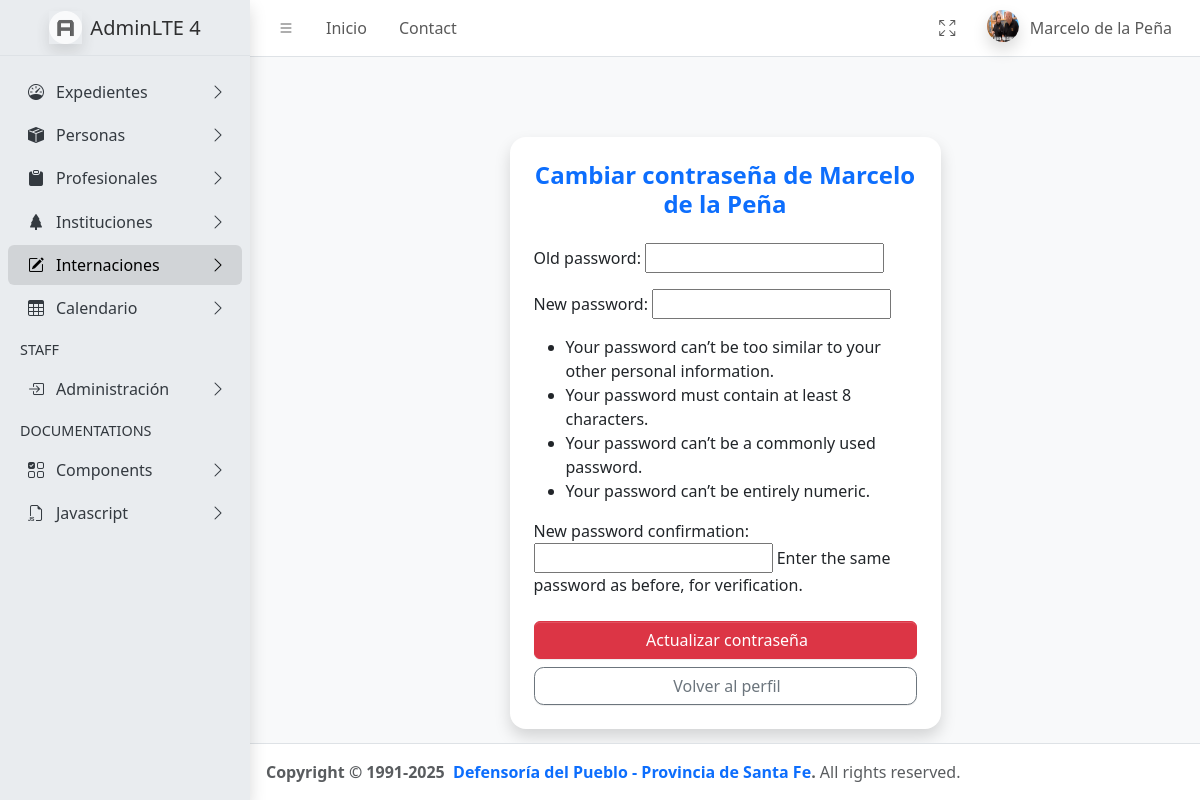
/cambiar-contrasena/ (signed in), run on the app's committed database.
### usuario/models.py (models this page shows, shortened)
class CustomUser(AbstractUser):
    dni = models.CharField(verbose_name ='DNI', max_length=15, blank=True, null=True)
    telefono = models.CharField(verbose_name = 'Teléfono', max_length=20, blank=True, null=True)
    direccion = models.CharField(verbose_name = 'Domicilio', blank=True, null=True)
    localidad = models.ForeignKey(Localidad, verbose_name = 'Localidad' ,on_delete=models.SET_NULL, null=True, blank=True)
    sede = models.ForeignKey(Sede, verbose_name = 'Sede', on_delete=models.SET_NULL, null=True, blank=True)
    foto_perfil = models.ImageField(verbose_name = 'Foto de Perfil', upload_to='perfiles/', blank=True, null=True)

### usuario/views.py (the view, shortened to what this page needs)
# urls.py: path('cambiar-contrasena/', CambiarContrasenaView.as_view(), name='cambiar_contrasena'),
class CambiarContrasenaView(LoginRequiredMixin, PasswordChangeView):
    form_class = PasswordChangeForm
    template_name = 'usuario/usuario_contrasenia.html'
    success_url = reverse_lazy('usuario:editar_perfil')

### templates/usuario/usuario_contrasenia.html (shortened to what this page needs)
{% extends 'core/index.html' %}
{% load widget_tweaks %}
{% load static %}
{% block extra_head %}
  <link rel="stylesheet" href="{% static '/css/forms.css' %}" />
{% endblock extra_head %}
{% block body %}
<div class="container mt-5">
  <div class="row justify-content-center">
    <div class="col-md-6">
      <div class="card shadow border-0">
        <div class="card-body p-4">
          <h4 class="fw-bold text-center text-primary mb-4">
            Cambiar contraseña de {{ user.first_name }} {{ user.last_name }}
          </h4>
          <form method="post">
            {{ form.as_p }}
            <div class="d-grid gap-2 mt-4">
              <button type="submit" class="btn btn-danger">
                 Actualizar contraseña
              </button>
              <a href="{% url 'usuario:editar_perfil' %}" class="btn btn-outline-secondary">
                 Volver al perfil
              </a>
            </div>
          </form>
        </div>
      </div>
    </div>
  </div>
</div>
{% endblock body %}

### templates/core/include/top_bar.html (shortened to what this page needs)
{% load static %}
      <nav class="app-header navbar navbar-expand bg-body">
        <div class="container-fluid">
          <ul class="navbar-nav">
            <li class="nav-item">
              <a class="nav-link" data-lte-toggle="sidebar" href="#" role="button">
                <i class="bi bi-list"></i>
              </a>
            </li>
            <li class="nav-item d-none d-md-block"><a href="{% url 'core:index' %}" class="nav-link">Inicio</a></li>
            <li class="nav-item d-none d-md-block"><a href="#" class="nav-link">Contact</a></li>
          </ul>
          <ul class="navbar-nav ms-auto">
            <li class="nav-item">
              <a class="nav-link" href="#" data-lte-toggle="fullscreen">
                <i data-lte-icon="maximize" class="bi bi-arrows-fullscreen"></i>
              </a>
            </li>
            <li class="nav-item dropdown user-menu">
              <a href="#" class="nav-link dropdown-toggle" data-bs-toggle="dropdown">
                {% if user.foto_perfil %}
                <img
                  src="{{ user.foto_perfil.url }}"
                  class="user-image rounded-circle shadow"
                  alt="User Image"
                />
                {% else %}
                <img
                  src="{% static 'AdminLTE-4.0.0-rc4/assets/img/avatar.png' %}"
                  class="user-image rounded-circle shadow"
                  alt="User Image"
                />
                {% endif %}
                <span class="d-none d-md-inline">{{ user.first_name }} {{ user.last_name }}</span>
              </a>
            </li>
          </ul>
        </div>
      </nav>

### static/css/expedientes.css (style rules this page uses)
body { font-family: "Segoe UI", sans-serif; background-color: #f5f7fa; }
.card { border-radius: 1rem; border: none; }
:root { --color-primario: #2563eb; --color-primario-oscuro: #1e40af; --color-secundario: #64748b; --color-acento: #22c55e; }
.btn-outline-secondary { border-radius: 0.6rem; }

### data on the page
CustomUser: foto_perfil (picture), first_name "Marcelo", last_name "de la Peña"
